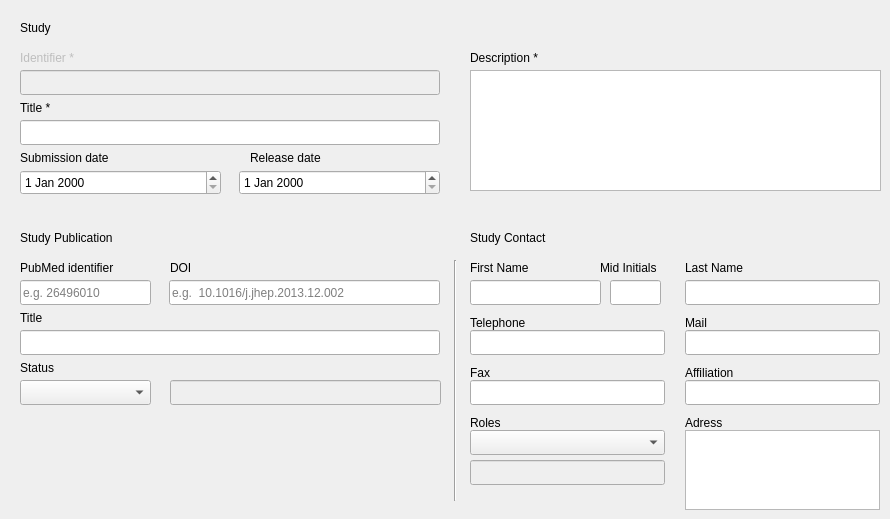
   <widget class="QWidget" name="tab_study">
    <attribute name="title">
     <string>Study</string>
    </attribute>
    <widget class="QLineEdit" name="identifier">
     <property name="enabled">
      <bool>false</bool>
     </property>
     <property name="geometry">
      <rect>
       <x>20</x>
       <y>70</y>
       <width>420</width>
       <height>25</height>
      </rect>
     </property>
     <property name="text">
      <string/>
     </property>
    </widget>
    <widget class="QLineEdit" name="title">
     <property name="geometry">
      <rect>
       <x>20</x>
       <y>120</y>
       <width>420</width>
       <height>25</height>
      </rect>
     </property>
     <property name="text">
      <string/>
     </property>
    </widget>
    <widget class="QLabel" name="label">
     <property name="enabled">
      <bool>false</bool>
     </property>
     <property name="geometry">
      <rect>
       <x>20</x>
       <y>50</y>
       <width>131</width>
       <height>16</height>
      </rect>
     </property>
     <property name="text">
      <string>Identifier *</string>
     </property>
    </widget>
    <widget class="QLabel" name="label_2">
     <property name="geometry">
      <rect>
       <x>20</x>
       <y>100</y>
       <width>131</width>
       <height>16</height>
      </rect>
     </property>
     <property name="text">
      <string>Title *</string>
     </property>
    </widget>
    <widget class="QLabel" name="label_3">
     <property name="geometry">
      <rect>
       <x>20</x>
       <y>150</y>
       <width>131</width>
       <height>16</height>
      </rect>
     </property>
     <property name="text">
      <string>Submission date</string>
     </property>
    </widget>
    <widget class="QDateEdit" name="submission_date">
     <property name="geometry">
      <rect>
       <x>20</x>
       <y>170</y>
       <width>201</width>
       <height>25</height>
      </rect>
     </property>
    </widget>
    <widget class="QLabel" name="label_4">
     <property name="geometry">
      <rect>
       <x>250</x>
       <y>150</y>
       <width>131</width>
       <height>16</height>
      </rect>
     </property>
     <property name="text">
      <string>Release date</string>
     </property>
    </widget>
    <widget class="QDateEdit" name="release_date">
     <property name="geometry">
      <rect>
       <x>239</x>
       <y>170</y>
       <width>201</width>
       <height>25</height>
      </rect>
     </property>
    </widget>
    <widget class="QLabel" name="label_5">
     <property name="geometry">
      <rect>
       <x>20</x>
       <y>20</y>
       <width>261</width>
       <height>16</height>
      </rect>
     </property>
     <property name="styleSheet">
      <string notr="true">font: 12pt url(:/fonts/assets/fonts/Verdana.ttf);</string>
     </property>
     <property name="text">
      <string>Study</string>
     </property>
    </widget>
    <widget class="QLabel" name="label_6">
     <property name="geometry">
      <rect>
       <x>20</x>
       <y>230</y>
       <width>261</width>
       <height>16</height>
      </rect>
     </property>
     <property name="styleSheet">
      <string notr="true">font: 12pt url(:/fonts/assets/fonts/Verdana.ttf);</string>
     </property>
     <property name="text">
      <string>Study Publication</string>
     </property>
    </widget>
    <widget class="QLineEdit" name="pubmed_id">
     <property name="geometry">
      <rect>
       <x>20</x>
       <y>280</y>
       <width>131</width>
       <height>25</height>
      </rect>
     </property>
     <property name="placeholderText">
      <string>e.g. 26496010</string>
     </property>
    </widget>
    <widget class="QLabel" name="label_7">
     <property name="geometry">
      <rect>
       <x>20</x>
       <y>260</y>
       <width>131</width>
       <height>16</height>
      </rect>
     </property>
     <property name="text">
      <string>PubMed identifier</string>
     </property>
    </widget>
    <widget class="QLineEdit" name="doi">
     <property name="geometry">
      <rect>
       <x>169</x>
       <y>280</y>
       <width>271</width>
       <height>25</height>
      </rect>
     </property>
     <property name="placeholderText">
      <string>e.g.  10.1016/j.jhep.2013.12.002</string>
     </property>
    </widget>
    <widget class="QLabel" name="label_8">
     <property name="geometry">
      <rect>
       <x>170</x>
       <y>260</y>
       <width>131</width>
       <height>16</height>
      </rect>
     </property>
     <property name="text">
      <string>DOI</string>
     </property>
    </widget>
    <widget class="QLineEdit" name="pub_title">
     <property name="geometry">
      <rect>
       <x>20</x>
       <y>330</y>
       <width>420</width>
       <height>25</height>
      </rect>
     </property>
     <property name="text">
      <string/>
     </property>
    </widget>
    <widget class="QLabel" name="label_9">
     <property name="geometry">
      <rect>
       <x>20</x>
       <y>310</y>
       <width>131</width>
       <height>16</height>
      </rect>
     </property>
     <property name="text">
      <string>Title</string>
     </property>
    </widget>
    <widget class="QComboBox" name="combo_status">
     <property name="geometry">
      <rect>
       <x>20</x>
       <y>380</y>
       <width>131</width>
       <height>25</height>
      </rect>
     </property>
    </widget>
    <widget class="QLineEdit" name="status">
     <property name="enabled">
      <bool>false</bool>
     </property>
     <property name="geometry">
      <rect>
       <x>170</x>
       <y>380</y>
       <width>271</width>
       <height>25</height>
      </rect>
     </property>
     <property name="styleSheet">
      <string notr="true">color: rgb(0, 0, 0);</string>
     </property>
     <property name="inputMethodHints">
      <set>Qt::ImhNone</set>
     </property>
     <property name="text">
      <string/>
     </property>
     <property name="readOnly">
      <bool>true</bool>
     </property>
    </widget>
    <widget class="QLabel" name="label_10">
     <property name="geometry">
      <rect>
       <x>20</x>
       <y>360</y>
       <width>131</width>
       <height>16</height>
      </rect>
     </property>
     <property name="text">
      <string>Status</string>
     </property>
    </widget>
    <widget class="QLabel" name="label_11">
     <property name="geometry">
      <rect>
       <x>470</x>
       <y>50</y>
       <width>211</width>
       <height>16</height>
      </rect>
     </property>
     <property name="text">
      <string>Description *</string>
     </property>
    </widget>
    <widget class="QLabel" name="label_12">
     <property name="geometry">
      <rect>
       <x>470</x>
       <y>230</y>
       <width>261</width>
       <height>16</height>
      </rect>
     </property>
     <property name="styleSheet">
      <string notr="true">font: 12pt url(:/fonts/assets/fonts/Verdana.ttf);</string>
     </property>
     <property name="text">
      <string>Study Contact</string>
     </property>
    </widget>
    <widget class="QLineEdit" name="first_name">
     <property name="geometry">
      <rect>
       <x>470</x>
       <y>280</y>
       <width>131</width>
       <height>25</height>
      </rect>
     </property>
    </widget>
    <widget class="QLineEdit" name="mid">
     <property name="geometry">
      <rect>
       <x>610</x>
       <y>280</y>
       <width>51</width>
       <height>25</height>
      </rect>
     </property>
    </widget>
    <widget class="QLineEdit" name="last_name">
     <property name="geometry">
      <rect>
       <x>685</x>
       <y>280</y>
       <width>195</width>
       <height>25</height>
      </rect>
     </property>
    </widget>
    <widget class="QLabel" name="label_13">
     <property name="geometry">
      <rect>
       <x>470</x>
       <y>260</y>
       <width>131</width>
       <height>16</height>
      </rect>
     </property>
     <property name="text">
      <string>First Name</string>
     </property>
    </widget>
    <widget class="QLabel" name="label_14">
     <property name="geometry">
      <rect>
       <x>685</x>
       <y>260</y>
       <width>131</width>
       <height>16</height>
      </rect>
     </property>
     <property name="text">
      <string>Last Name</string>
     </property>
    </widget>
    <widget class="QLabel" name="label_15">
     <property name="geometry">
      <rect>
       <x>600</x>
       <y>260</y>
       <width>71</width>
       <height>16</height>
      </rect>
     </property>
     <property name="text">
      <string>Mid Initials</string>
     </property>
     <property name="scaledContents">
      <bool>false</bool>
     </property>
     <property name="wordWrap">
      <bool>true</bool>
     </property>
    </widget>
    <widget class="QLineEdit" name="telephone">
     <property name="geometry">
      <rect>
       <x>470</x>
       <y>330</y>
       <width>195</width>
       <height>25</height>
      </rect>
     </property>
    </widget>
    <widget class="QLabel" name="label_16">
     <property name="geometry">
      <rect>
       <x>470</x>
       <y>310</y>
       <width>131</width>
       <height>25</height>
      </rect>
     </property>
     <property name="text">
      <string>Telephone</string>
     </property>
    </widget>
    <widget class="QLineEdit" name="mail">
     <property name="geometry">
      <rect>
       <x>685</x>
       <y>330</y>
       <width>195</width>
       <height>25</height>
      </rect>
     </property>
    </widget>
    <widget class="QLabel" name="label_17">
     <property name="geometry">
      <rect>
       <x>685</x>
       <y>310</y>
       <width>131</width>
       <height>25</height>
      </rect>
     </property>
     <property name="text">
      <string>Mail</string>
     </property>
    </widget>
    <widget class="QLabel" name="label_18">
     <property name="geometry">
      <rect>
       <x>470</x>
       <y>360</y>
       <width>131</width>
       <height>25</height>
      </rect>
     </property>
     <property name="text">
      <string>Fax</string>
     </property>
    </widget>
    <widget class="Line" name="line">
     <property name="geometry">
      <rect>
       <x>445</x>
       <y>260</y>
       <width>20</width>
       <height>241</height>
      </rect>
     </property>
     <property name="orientation">
      <enum>Qt::Vertical</enum>
     </property>
    </widget>
    <widget class="QComboBox" name="combo_roles">
     <property name="geometry">
      <rect>
       <x>470</x>
       <y>430</y>
       <width>195</width>
       <height>25</height>
      </rect>
     </property>
    </widget>
    <widget class="QLabel" name="label_20">
     <property name="geometry">
      <rect>
       <x>470</x>
       <y>410</y>
       <width>131</width>
       <height>25</height>
      </rect>
     </property>
     <property name="text">
      <string>Roles</string>
     </property>
    </widget>
    <widget class="QLabel" name="label_21">
     <property name="geometry">
      <rect>
       <x>685</x>
       <y>410</y>
       <width>131</width>
       <height>25</height>
      </rect>
     </property>
     <property name="text">
      <string>Adress</string>
     </property>
    </widget>
    <widget class="QPlainTextEdit" name="plainTextEdit_2">
     <property name="geometry">
      <rect>
       <x>685</x>
       <y>430</y>
       <width>195</width>
       <height>80</height>
      </rect>
     </property>
    </widget>
    <widget class="QTextEdit" name="textEdit">
     <property name="geometry">
      <rect>
       <x>470</x>
       <y>70</y>
       <width>411</width>
       <height>121</height>
      </rect>
     </property>
    </widget>
    <widget class="QLineEdit" name="fax">
     <property name="geometry">
      <rect>
       <x>470</x>
       <y>380</y>
       <width>195</width>
       <height>25</height>
      </rect>
     </property>
    </widget>
    <widget class="QLabel" name="label_23">
     <property name="geometry">
      <rect>
       <x>685</x>
       <y>360</y>
       <width>131</width>
       <height>25</height>
      </rect>
     </property>
     <property name="text">
      <string>Affiliation</string>
     </property>
    </widget>
    <widget class="QLineEdit" name="affiliation">
     <property name="geometry">
      <rect>
       <x>685</x>
       <y>380</y>
       <width>195</width>
       <height>25</height>
      </rect>
     </property>
    </widget>
    <widget class="QLineEdit" name="roles_url">
     <property name="enabled">
      <bool>false</bool>
     </property>
     <property name="geometry">
      <rect>
       <x>470</x>
       <y>460</y>
       <width>195</width>
       <height>25</height>
      </rect>
     </property>
     <property name="styleSheet">
      <string notr="true">color: rgb(0, 0, 0);</string>
     </property>
    </widget>
   </widget>
